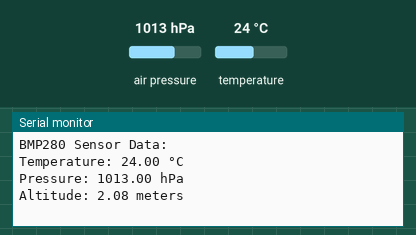
Recording of a sketch running on a simulated Arduino Uno, built with avr-gcc and run on an emulated ATmega328P. Shown: the last lines printed to the serial monitor. The test bench sets the inputs (shaded band); at power-on: air pressure 1013 hPa, temperature 24 °C.

Above: at 1.2 s.
1.3 s: air pressure set to 952 hPa
At 2.9 s:
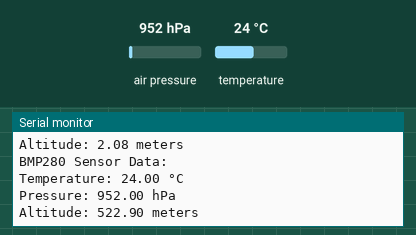
3.6 s: temperature set to 12 °C
At 5.5 s:
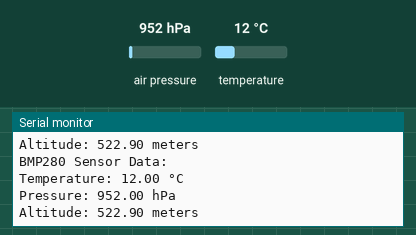
5.9 s: air pressure set to 975 hPa
At 7.0 s:
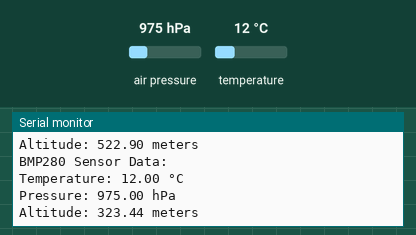
Timing chart, 0 to 8.9 s (numbered marks = the images above; inputs shaded):
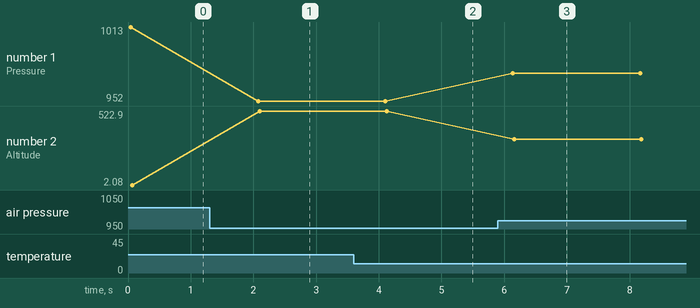

The sketch:

sketch_nov20b.ino
```cpp
#include <Wire.h>
#include <Adafruit_Sensor.h>
#include <Adafruit_BMP280.h>

#define SEALEVELPRESSURE_HPA (1013.25)

Adafruit_BMP280 bmp; // Create BMP280 object

void setup() {
  Serial.begin(9600);

  if (!bmp.begin(0x76)) {
    Serial.println("Could not find a valid BMP280 sensor, check wiring!");
    while (1);
  }

}

void loop() {
  Serial.println("BMP280 Sensor Data:");

  // Read temperature
  float temperature = bmp.readTemperature();
  Serial.print("Temperature: ");
  Serial.print(temperature);
  Serial.println(" °C");

  // Read pressure
  float pressure = bmp.readPressure() / 100.0F; // Convert Pa to hPa
  Serial.print("Pressure: ");
  Serial.print(pressure);
  Serial.println(" hPa");

  // Read altitude
  float altitude = bmp.readAltitude(SEALEVELPRESSURE_HPA);
  Serial.print("Altitude: ");
  Serial.print(altitude);
  Serial.println(" meters");

  Serial.println();

  delay(2000); // Wait for 2 seconds before taking the next reading
}
```

Measured:
- after the input at 1.3 s, the serial monitor: prints a new line after 0.78 s (image 1)
- after the input at 3.6 s, the serial monitor: prints a new line after 0.48 s (image 2)
- after the input at 5.9 s, the serial monitor: prints a new line after 0.24 s (image 3)
- plotted number 1: 1013 → 952 after the input at 1.3 s, 952 → 975 after the input at 5.9 s
- plotted number 2: 2.08 → 522.9 after the input at 1.3 s, 522.9 → 323.44 after the input at 5.9 s
